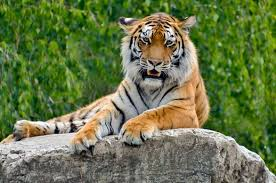
#> input picture Open cv Phase 2/Image drawing function/tiger_image.jpg, 276 x 183 px, found by its file name
$ python drawing_rectangle.py
#> lines starting #> are read from the running program, lines starting #| are printed output that depends on the picture; after the words box and inside, x2 and y2 are one past the last pixel; in counts of white or black regions, pixels touching at a corner belong together
import cv2

image = cv2.imread('Image drawing function/tiger_image.jpg')
#> image is the input picture: shape (183, 276, 3); mean B, G, R 73.2, 118.2, 104.2
print(image.shape)
#| (183, 276, 3)

if image is None:
    print('Could not load the image')

else:
    print('Image Loaded Successfully')

    # [4 lines of commented-out code are left out]
    cv2.rectangle(image,  pt1=(50, 30), pt2=(200, 150), color=(0,0,255), thickness=3)
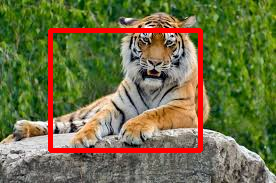
#> image: shape (183, 276, 3); 5.32% of pixels changed, all inside (x1, y1, x2, y2) = (48, 28, 203, 153)
    cv2.imshow('tiger image', image)
    cv2.waitKey(0)
    cv2.destroyAllWindows()
